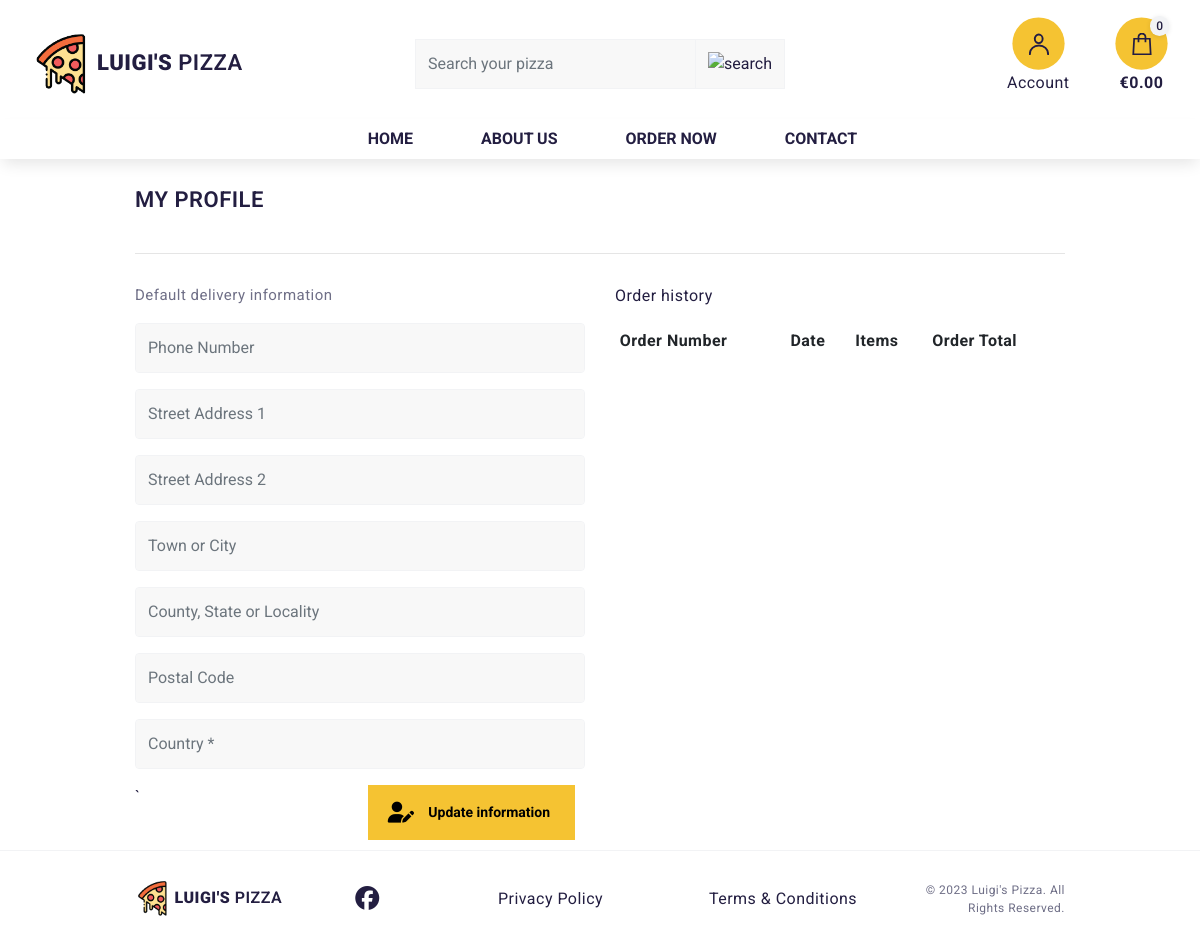
/profile/ (signed in), run on an earlier commit of the app's database.
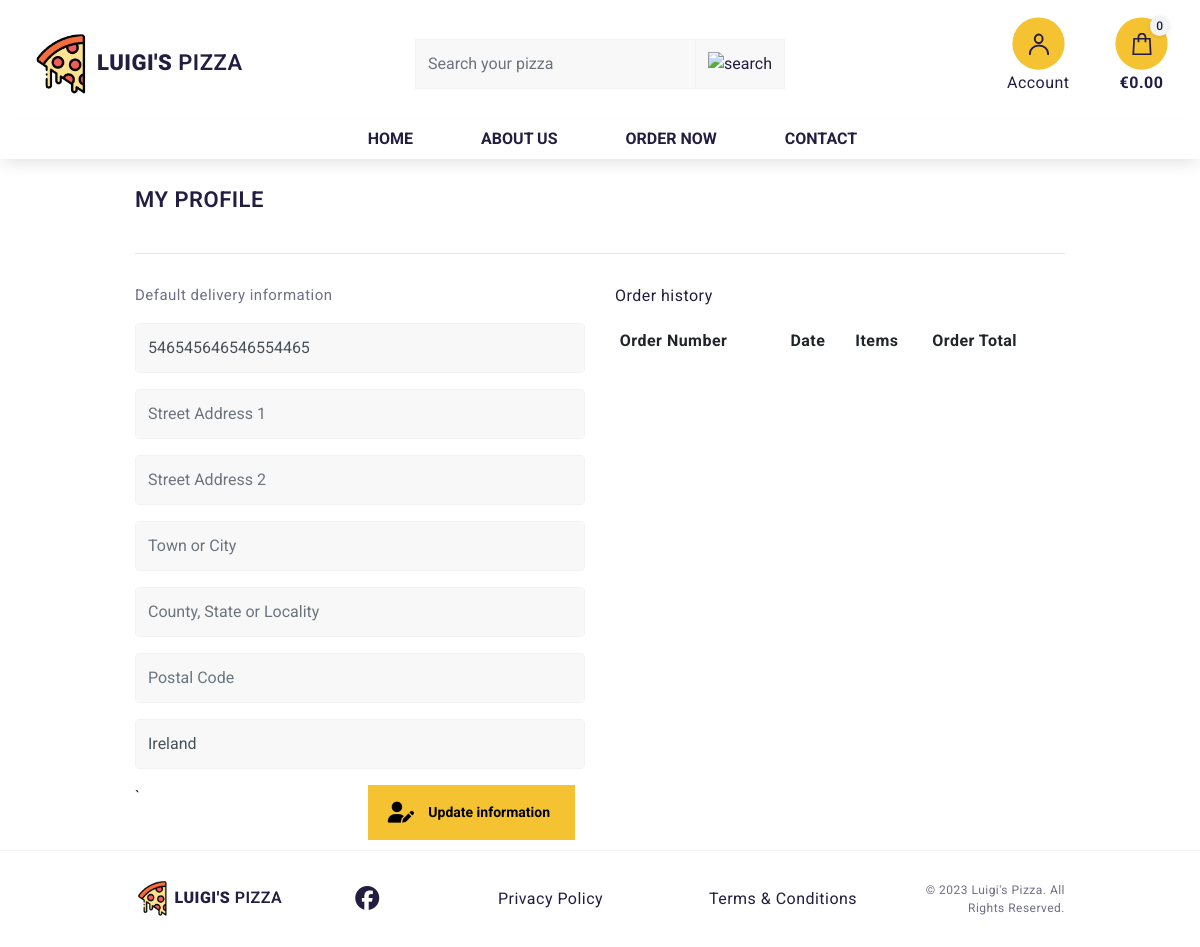
And on a later commit of the database.
### profiles/models.py (models this page shows, shortened)
class UserProfile(models.Model):
    user = models.OneToOneField(User, on_delete=models.CASCADE)
    default_phone_number = models.CharField(max_length=20, null=True, blank=True)
    default_street_address1 = models.CharField(max_length=80, null=True, blank=True)
    default_street_address2 = models.CharField(max_length=80, null=True, blank=True)
    default_town_or_city = models.CharField(max_length=40, null=True, blank=True)
    default_county = models.CharField(max_length=80, null=True, blank=True)
    default_postcode = models.CharField(max_length=20, null=True, blank=True)
    default_country = models.CharField(max_length=40, null=False, blank=False)

### profiles/views.py (the view, shortened to what this page needs)
# urls.py: path('profile/', include('profiles.urls')),
def profile(request):
    profile = get_object_or_404(UserProfile, user=request.user)
    form = UserProfileForm(instance=profile)
    orders = profile.orders.all()
    template = 'profiles/profile.html'
    context = {
        'form': form,
        'orders': orders,
        'on_profile_page': True
    }
    return render(request, template, context)

### profiles/forms.py
class UserProfileForm(forms.ModelForm):
    class Meta:
        model = UserProfile
        exclude = ('user',)
    def __init__(self, *args, **kwargs):
        super().__init__(*args, **kwargs)
        placeholders = {
            'default_phone_number': 'Phone Number',
            'default_country': 'Country',
            'default_postcode': 'Postal Code',
            'default_town_or_city': 'Town or City',
            'default_street_address1': 'Street Address 1',
            'default_street_address2': 'Street Address 2',
            'default_county': 'County, State or Locality',
        }
        self.fields['default_phone_number'].widget.attrs['autofocus'] = True
        for field in self.fields:
            if self.fields[field].required:
                placeholder = f'{placeholders[field]} *'
            else:
                placeholder = placeholders[field]
            self.fields[field].widget.attrs['placeholder'] = placeholder
            self.fields[field].widget.attrs['class'] = 'stripe-style-input profile-form-input'
            self.fields[field].label = False

### cart/contexts.py (called while the page is built, shortened)
def cart_contents(request):
    cart_items = []
    total = 0
    product_count = 0
    cart = request.session.get('cart', {})
    if total <= settings.FREE_DELIVERY_THRESHOLD:
        delivery = settings.STANDARD_DELIVERY_FEE
        free_delivery_delta = settings.FREE_DELIVERY_THRESHOLD - total
    else:
        delivery = 0
        free_delivery_delta = 0
    grand_total = total + delivery
    context = {
        'cart_items': cart_items,
        'total': total,
        'product_count': product_count,
        'delivery': delivery,
        'free_delivery_delta': free_delivery_delta,
        'free_delivery_threshold': settings.FREE_DELIVERY_THRESHOLD,
        'grand_total': grand_total,
    }
    return context

### profiles/templates/profiles/profile.html (shortened to what this page needs)
{% extends "base.html" %}
{% load static %}
{% block extra_css %}
<link rel="stylesheet" href="{% static 'profiles/css/profile.css' %}">
{% endblock %}
{% block page_header %}
<div class="container header-container">
</div>
{% endblock %}
{% block content %}
<div class="container">
    <div class="row">
        <div class="col">
            <h3 class="logo-font mb-4">My Profile</h3>
            <hr>
        </div>
    </div>
    <div class="row">
        <div class="col-12 col-lg-6">
            <p class="lp-text">Default delivery information</p>
            <form action="{% url 'profile' %}" method="POST" class="mt-3" id="profile-update-form">
                {{ form|crispy }}
                <button class="lp-btn float-right">
                    <span class="lp-icon">
                    </span>
                    <span class="font-weight-bold">Update information</span>
                </button>
            </form>`
        </div>
        <div class="col-12 col-lg-6">
            <p class="lp-text-sm">Order history</p>
            <div class="order-history table-responsive">
                <table class="table table-sm table-borderless">
                    <thead>
                        <tr>
                            <th>Order Number</th>
                            <th>Date</th>
                            <th>Items</th>
                            <th>Order Total</th>
                        </tr>
                    </thead>
                </table>
            </div>
        </div>
    </div>
</div>
{% endblock %}

### templates/base.html (shortened to what this page needs)
{% load static %}
<!doctype html>
<html lang="en">
<head>
    {% block corecss %}
    <link rel="stylesheet" href="https://cdn.jsdelivr.net/npm/bootstrap@4.6.2/dist/css/bootstrap.min.css"
>
    <link rel="stylesheet" href="https://cdnjs.cloudflare.com/ajax/libs/fancybox/3.5.7/jquery.fancybox.css"
 />
    <link rel="stylesheet" href="{% static 'css/swiper.min.css' %}">
    <link rel="stylesheet" href="{% static 'css/base.css' %}">
    {% endblock %}
    {% block extra_css %}
    {% endblock %}
</head>
<body>
    <header class="container-fluid fixed-top">
        <div id="topnav" class="row bg-white pt-lg-2 d-none d-lg-flex d-xl-flex">
            <div class="col-12 col-lg-4 my-auto py-1 py-lg-0 text-center text-lg-left">
                <a href="{% url 'home' %}" class="nav-link main-logo-link">
                    <h3 class="logo-font text-black my-0"><img src="/media/logo-slice-1.png" alt="Pizza slice">
                        <strong>Luigi's</strong> Pizza</h3>
                </a>
            </div>
            <div class="col-12 col-lg-4 my-auto py-1 py-lg-0">
                <form method="GET" action="{% url 'menu' %}">
                    <div class="input-group w-100">
                        <input class="form-control rounded-0" type="text" name="q" placeholder="Search your pizza">
                        <div class="input-group-append">
                            <button class="form-control btn btn-gray rounded-0" type="submit"><img
                                    src="/media/search.svg" alt="search"></button>
                        </div>
                    </div>
                </form>
            </div>
            <div class="col-12 col-lg-4 my-auto py-1 py-lg-0">
                <ul class="list-inline list-unstyled text-center text-lg-right my-0">
                    <li class="list-inline-item dropdown">
                        <a class="text-black nav-link" href="#" id="user-options" data-toggle="dropdown"
                            aria-haspopup="true" aria-expanded="false">
                            <div class="text-center">
                                <div class="lp-btn lp-btn-top-nav lp-btn-2 lp-btn-yellow">
                                    <span class="lp-icon">
                                        <img class="acc-btn" src="/media/acc.svg" alt="icon">
                                    </span>
                                </div>
                                <p>Account</p>
                            </div>
                        </a>
                    </li>
                    <li class="list-inline-item">
                        <a class="{% if grand_total %}text-info font-weight-bold{% else %}text-black{% endif %} nav-link"
                            href="{% url 'view_cart' %}">
                            <div class="text-center">
                                <div class="lp-btn lp-btn-top-nav lp-btn-2 lp-btn-yellow">
                                    <span class="lp-icon">
                                        <img class="cart-btn" src="/media/cart.svg" alt="icon">
                                    </span>
                                    <i class="lp-cart-number">{{ product_count }}</i>
                                </div>
                                <p class="my-0 lp-top-nav-p">
                                    {% if total %}
                                    ${{ total|floatformat:2 }}
                                    {% else %}
                                    €0.00
                                    {% endif %}
                                </p>
                            </div>
                        </a>
                    </li>
                </ul>
            </div>
        </div>
        <div class="row bg-white shadow-navbar">
            <nav class="navbar navbar-expand-lg navbar-light w-100">
                {% include 'includes/mobile-top-header.html' %}
                {% include 'includes/main-nav.html' %}
            </nav>
        </div>
    </header>
    {% block page_header %}
    {% endblock %}
    {% block content %}
    {% endblock %}
    {% include 'includes/footer.html' %}
</body>
</html>

### templates/includes/mobile-top-header.html (shortened to what this page needs)
<div class="lp-right-side">
</div>

### templates/includes/main-nav.html
<div class="collapse navbar-collapse" id="main-nav">
    <ul class="navbar-nav w-auto mx-auto">
        <li class="nav-item">
            <a class="logo-font font-weight-bold lp-btn-nav text-black mr-5" href="{% url 'home' %}" id="home" aria-haspopup="true"
                aria-expanded="false">
                Home
            </a>
        </li>
        <li class="nav-item">
            <a class="logo-font font-weight-bold lp-btn-nav text-black mr-5" href="{% url 'about' %}" id="about-us-link"
                aria-haspopup="true" aria-expanded="false">
                About Us
            </a>
        </li>
        <li class="nav-item">
                <a class="logo-font font-weight-bold text-black lp-btn-nav mr-5" href="{% url 'menu' %}" id="order-now"
                    aria-haspopup="true" aria-expanded="false">
                    Order Now
                </a>
        </li>
        <li class="nav-item">
            <a class="logo-font font-weight-bold lp-btn-nav text-black" href="{% url 'contact' %}" id="contact" aria-haspopup="true"
                aria-expanded="false">
                Contact
            </a>
        </li>
    </ul>
</div>

### templates/includes/footer.html
<footer>
    <div class="container">
        <div class="lp-footer-frame">
            <a href="#" class="lp-logo-frame">
                <h4 class="logo-font text-black my-0"><img src="/media/logo-slice-1.png" alt="Pizza slice">
                    <strong>Luigi's</strong> Pizza</h4>
            </a>
            <ul class="lp-social">
                <li><a href="#."><i class="fa-brands fa-facebook"></i></a></li>
            </ul>
            <ul class="lp-links-footer">
                <li><a href="{% url 'privacy_policy' %}">Privacy Policy</a></li>
                <li><a href="{% url 'terms_conditions' %}">Terms & Conditions</a></li>
            </ul>
            <div class="lp-copy">&copy; 2023 Luigi's Pizza. All Rights Reserved.</div>
        </div>
    </div>
</footer>

### static/css/base.css (style rules this page uses)
body { background-color: #fff; padding: 0; margin: 0; font-family: 'Roboto', sans-serif; letter-spacing: 0.03em; font-size: 16px; color: #231E41; position: relative; }
.shadow-navbar { box-shadow: 0px 8px 15px -3px rgba(0,0,0,0.1); }
a { text-decoration: none; color: inherit; }
hr { margin-top: 40px; margin-bottom: 30px; }
.logo-font { text-transform: uppercase; letter-spacing: 0.5px; }
.main-logo-link { width: fit-content; }
.main-logo-link img { height: 60px; }
.btn-gray { background-color: #F2F3F5; color: #231E41; }
ul { padding: 0; margin: 0; }
ul li { list-style-type: none; }
.lp-text { color: #6F6F87; margin: 0; font-size: 15px; }
.lp-h1, .lp-h2, .lp-h3, .lp-h4, .lp-h5, .lp-h6, h1, h2, h3, h4, h5, h6 { font-weight: 600; margin: 0; padding: 0; }
.lp-h3, h3 { line-height: 120%; font-size: 22px; letter-spacing: -1px; }
.lp-h4, h4 { line-height: 120%; font-size: 16px; letter-spacing: 0; }
.text-black { color: #231E41 !important; }
.form-control { border: 1px solid #F2F3F5; height: 50px; background-color: #eeeeee69; }
@media (min-width: 1200px) { .container { max-width: 80%; } }
@media (min-width: 992px) { .header-container { padding-top: 116px; } }
.acc-btn, .cart-btn, .menu-btn { height: 1.5rem; }
.lp-top-nav-p { color: #231E41; }
.lp-cart-number { color: #231E41; text-align: center; font-style: normal; font-weight: 500; font-size: 12px; position: absolute; top: 0; right: 0; text-align: center; line-height: 20px; background-color: #F2F3F5; border-radius: 15px; height: 20px; padding: 0 6px; box-shadow: 0 1px 5px 0 rgba(0, 0, 0, 0.1); }
.input-group { width: auto !important; }
.lp-btn { opacity: 1; border: none; padding: 0 5px; cursor: pointer; position: relative; display: inline-flex; align-items: center; transform: scale(1); height: 55px; letter-spacing: 0; font-size: 14px; margin-right: 10px; margin-bottom: 10px; background-color: #F5C332; transition: 0.3s ease-in-out; }
.lp-btn-top-nav { margin-right: 0; margin-bottom: 0; }
.lp-btn-nav { opacity: 1; border: none; padding: 0 10px; cursor: pointer; position: relative; display: inline-flex; align-items: center; transform: scale(1); letter-spacing: 0; font-size: 16px; transition: 0.3s ease-in-out; }
.lp-btn .lp-icon { border-radius: 50%; display: inline-flex; justify-content: center; align-items: center; position: relative; padding: 0 !important; margin: 0; width: 55px; height: 55px; }
.lp-btn .lp-icon img { width: 22px; }
.lp-btn span { white-space: nowrap; line-height: 55px; display: inline-block; padding: 0 20px 0 0; font-weight: 500; }
.lp-btn.lp-btn-2 { padding: 0; background-color: transparent; box-shadow: none; }
.lp-btn.lp-btn-2 .lp-icon { background-color: #F5C332; transform: scale(0.95); }
.lp-btn.lp-btn-2 span { padding: 0 0 0 15px; }
.container { position: relative; z-index: 2; }
footer { border-top: solid 1px #F2F3F5; position: relative; background-color: rgba(255, 255, 255, 0.92); backdrop-filter: blur(8px); -webkit-backdrop-filter: blur(8px); }
footer .lp-footer-frame { display: flex; justify-content: space-between; align-items: center; padding: 30px 0; }
footer .lp-footer-frame .lp-logo-frame { width: 33.333%; display: flex; align-items: center; transition: 0.3s ease-in-out; }
footer .lp-footer-frame .lp-logo-frame img { width: 35px; }
footer .lp-footer-frame .lp-copy { text-align: right; width: 33.333%; font-size: 12px; color: #6F6F87; }
footer .lp-footer-frame .lp-links-footer { width: 100%; display: flex; justify-content: space-around; align-items: center; }
.lp-social { width: 33.333%; display: flex; justify-content: center; list-style: none; }
.lp-social li { margin-right: 15px; }
.lp-social li a { transition: 0.3s ease-in-out; font-size: 1.5rem; }
.lp-social li:last-child { margin-right: 0; }

### profiles/static/profiles/css/profile.css (style rules this page uses)
.order-history { max-height: 416px; overflow-y: auto; }

What changed in the data, as far as the page shows it:
changed UserProfile: default_phone_number (not shown) → "546545646546554465"; default_country (not shown) → "Ireland"
